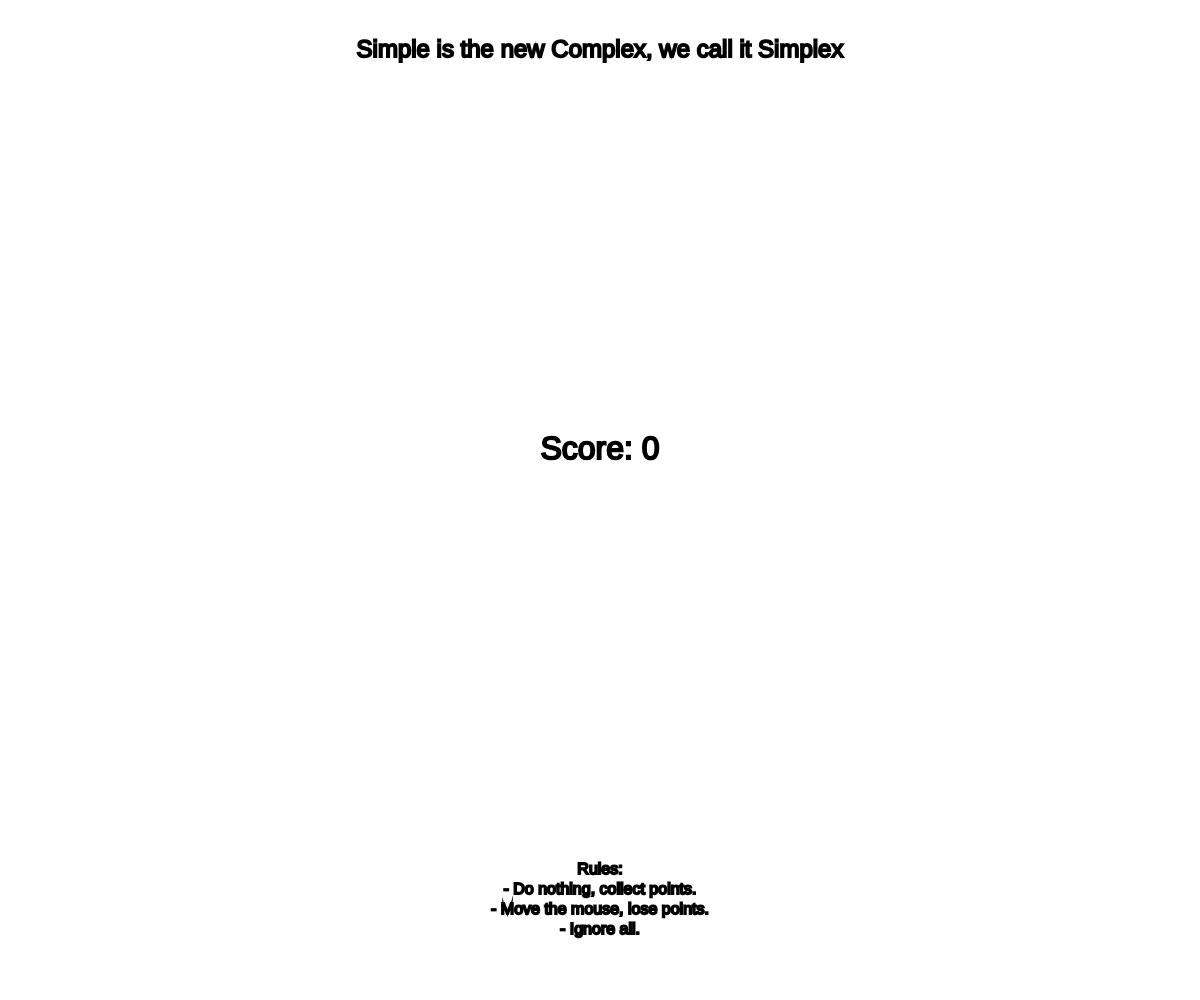
Frame 1 (no input)
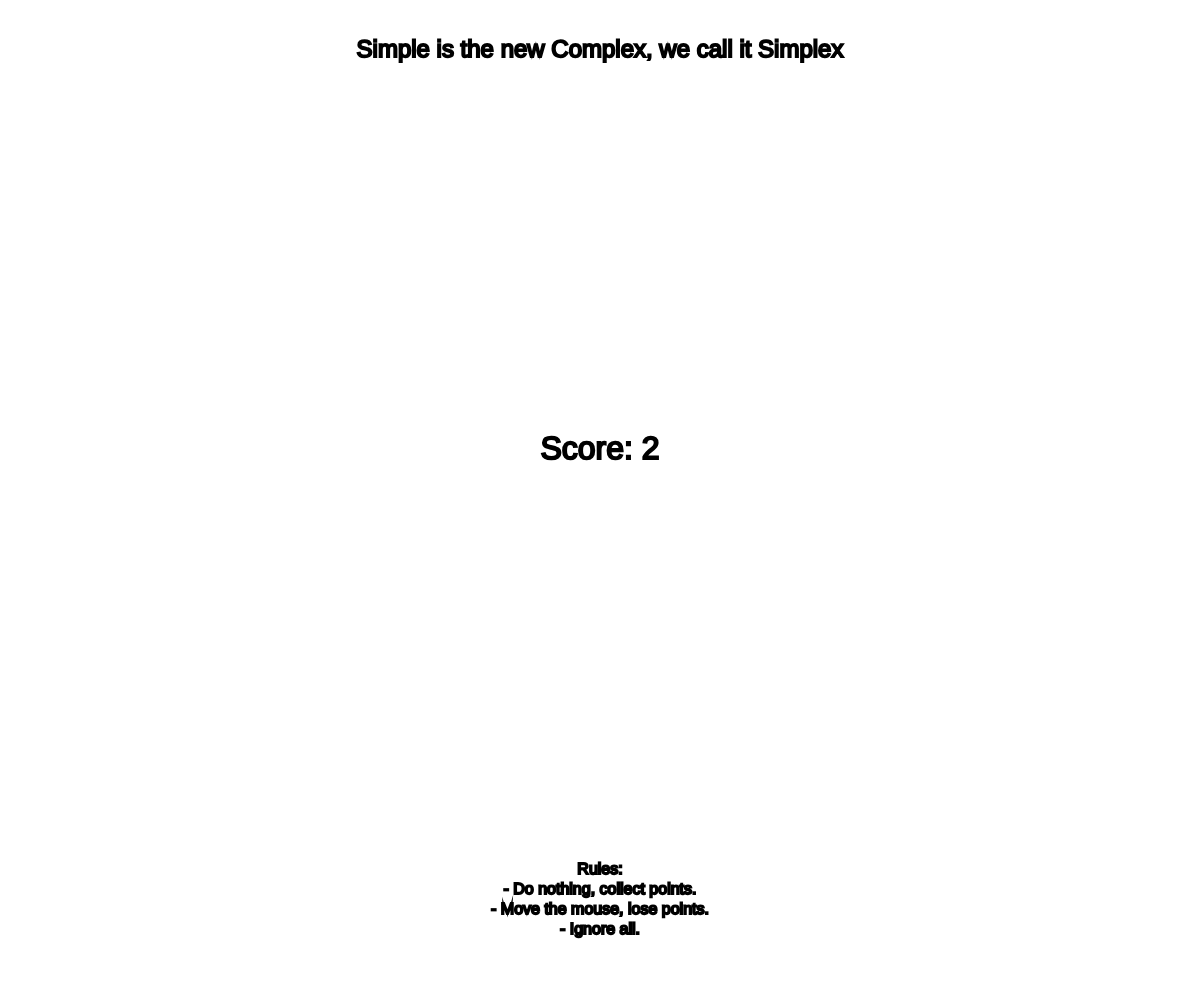
Frame 60 (no input)
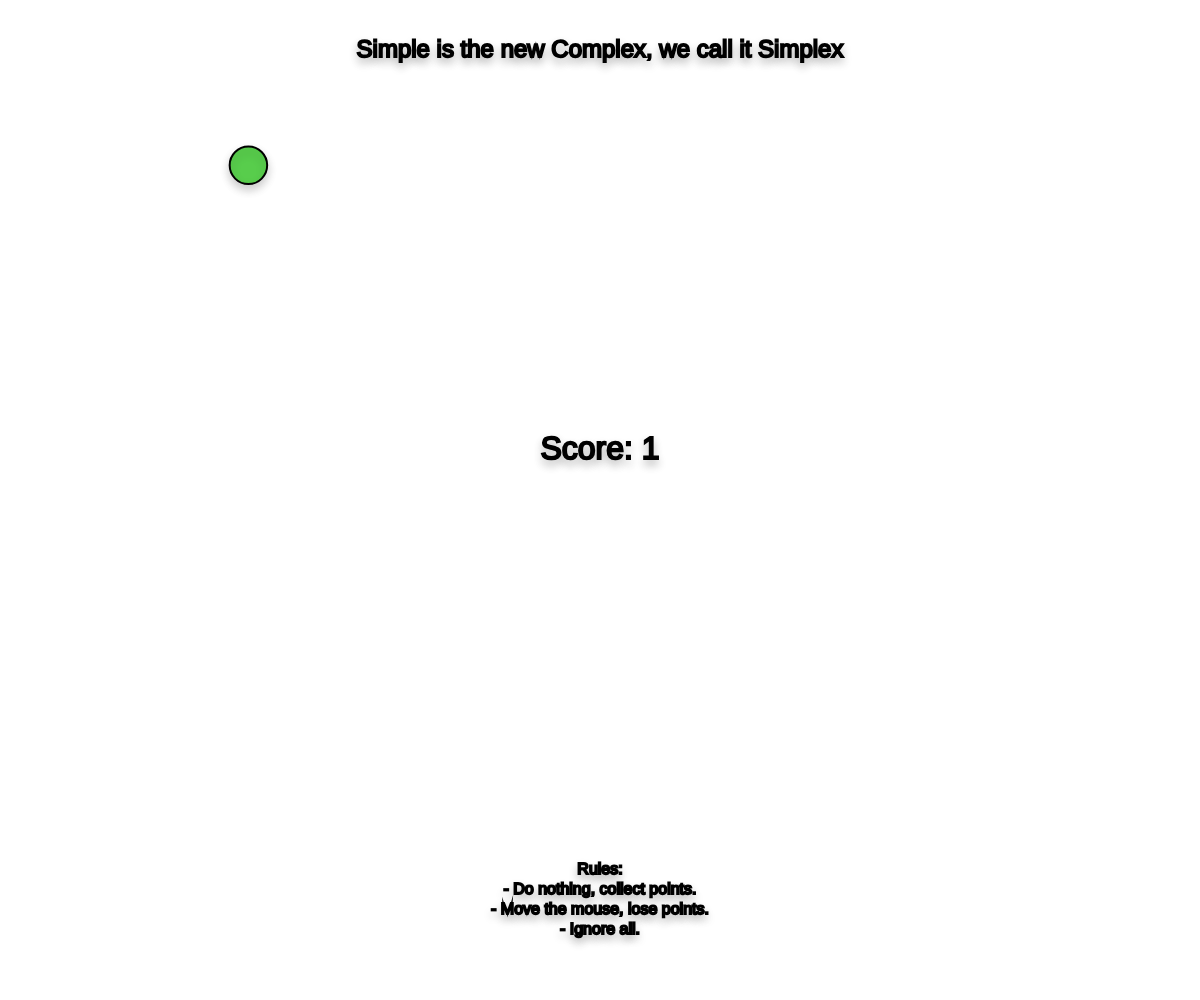
Frame 120 (the mouse pressed at the canvas centre since frame 60)

The p5.js sketch that drew these frames (run headless with seeded random() and noise() and a simulated clock; from frame 60 on, the mouse is pressed at the canvas centre):

// p5.js sketch
// ── sketch.js
let score = 0;
let highScore = 0;
let startTime;
let items = [];
let resetAnimation = false;
let showHighScore = false;
let isMouseInCanvas = true; // Neue Variable zur Überprüfung, ob die Maus im Canvas ist

function setup() {
    createCanvas(windowWidth, windowHeight);
    background(255); // Weißer Hintergrund
    startTime = millis();
    textSize(32);
    textAlign(CENTER, CENTER);
    
    // Ein Item alle 2 Sekunden hinzufügen
    frameRate(30);
    setInterval(addItem, 2000);
}

function draw() {
    // Dünne schwarze Umrandung
    noFill();
    stroke(0);
    strokeWeight(2);
    rect(0, 0, width - 1, height - 1);
    
    background(255);
    
    // Slogan hinzufügen
    textSize(24);
    fill(0);
    text("Simple is the new Complex, we call it Simplex", width/2, 50);
    
    // Überprüfen, ob die Maus im Canvas ist
    isMouseInCanvas = (mouseX >= 0 && mouseX < width && mouseY >= 0 && mouseY < height);
    
    // Score zurücksetzen, wenn Maus bewegt wird oder den Canvas verlässt
    if (!isMouseInCanvas || (mouseX !== pmouseX || mouseY !== pmouseY)) {
        if (score > highScore) {
            highScore = score;
        }
        score = 0;
        startTime = millis();
        showHighScore = true;
        resetAnimation = true;
    } else {
        if (isMouseInCanvas) {
            score = (millis() - startTime) / 1000; // Punkte basieren auf vergangener Zeit, nur wenn Maus im Canvas ist
        }
        showHighScore = false;
    }
    
    textSize(32); // Zurücksetzen der Textgröße für den Score
    text('Score: ' + Math.floor(score), width/2, height/2 - 50);
    
    if (showHighScore) {
        fill(0); // Schwarz für Text
        textSize(20);
        text('High Score: ' + Math.floor(highScore), width/2, height/2 + 40);
    }
    
    if (resetAnimation) {
        fill(255, 0, 0); // Roter Text für Reset-Hinweis
        textSize(40);
        text("RESET!", width/2, height/2 - 100);
        resetAnimation = false;
    }
    
    // Spielregeln
    fill(0); // Schwarzer Text
    textSize(16);
    textStyle(NORMAL);
    text("Rules:\n- Do nothing, collect points.\n- Move the mouse, lose points.\n- Ignore all.", width/2, height - 100);

    // Items bewegen und zeichnen
    for (let i = items.length - 1; i >= 0; i--) {
        let item = items[i];
        item.y += item.speed;
        // Einfache Animation durch Änderung der Größe
        let size = item.size + sin(frameCount * 0.1) * 2;
        
        // Schatten für die Items
        drawingContext.shadowColor = 'rgba(0,0,0,0.2)';
        drawingContext.shadowBlur = 10;
        drawingContext.shadowOffsetY = 5;
        
        fill(item.color); // Setze die Farbe des Items
        ellipse(item.x, item.y, size);
        
        // Item entfernen, wenn es den unteren Rand erreicht hat
        if (item.y > height) {
            items.splice(i, 1);
        }
    }
}

function mousePressed() {
    // Reset für den Fall, dass man das Spiel neu starten möchte
    score = 0;
    startTime = millis();
}

// Funktion, um ein neues Item hinzuzufügen
function addItem() {
    let size = random(10, 50);
    items.push({
        x: random(width),
        y: -size,
        size: size,
        speed: random(1, 5),
        color: color(random(255), random(255), random(255))
    });
}
